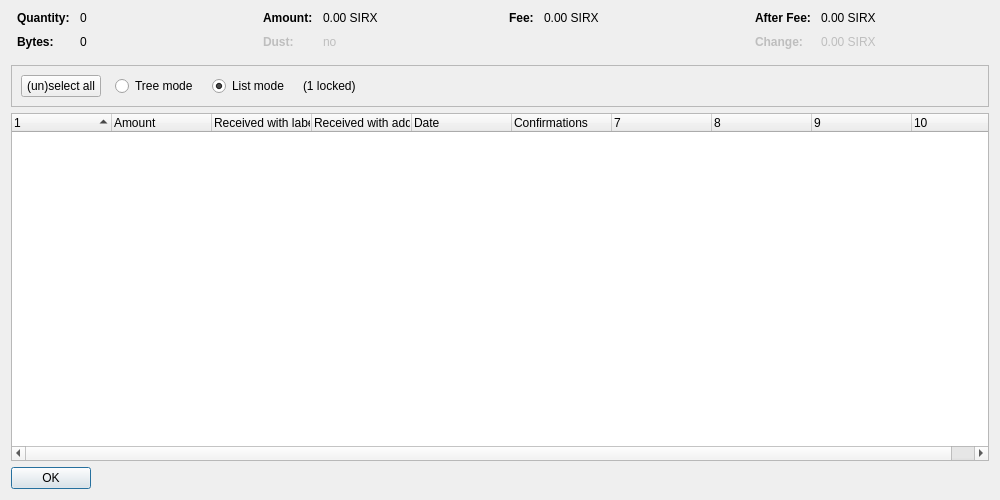
<?xml version="1.0" encoding="UTF-8"?>
<ui version="4.0">
 <class>CoinControlDialog</class>
 <widget class="QDialog" name="CoinControlDialog">
  <property name="geometry">
   <rect>
    <x>0</x>
    <y>0</y>
    <width>1000</width>
    <height>500</height>
   </rect>
  </property>
  <property name="windowTitle">
   <string>Coin Selection</string>
  </property>
  <layout class="QVBoxLayout" name="verticalLayout">
   <item>
    <layout class="QHBoxLayout" name="horizontalLayoutTop" stretch="0,0,0,0">
     <property name="topMargin">
      <number>0</number>
     </property>
     <property name="bottomMargin">
      <number>10</number>
     </property>
     <item>
      <layout class="QFormLayout" name="formLayoutCoinControl1">
       <property name="horizontalSpacing">
        <number>10</number>
       </property>
       <property name="verticalSpacing">
        <number>10</number>
       </property>
       <property name="leftMargin">
        <number>6</number>
       </property>
       <property name="rightMargin">
        <number>6</number>
       </property>
       <item row="0" column="0">
        <widget class="QLabel" name="labelCoinControlQuantityText">
         <property name="font">
          <font>
           <weight>75</weight>
           <bold>true</bold>
          </font>
         </property>
         <property name="text">
          <string>Quantity:</string>
         </property>
        </widget>
       </item>
       <item row="0" column="1">
        <widget class="QLabel" name="labelCoinControlQuantity">
         <property name="cursor">
          <cursorShape>IBeamCursor</cursorShape>
         </property>
         <property name="contextMenuPolicy">
          <enum>Qt::ActionsContextMenu</enum>
         </property>
         <property name="text">
          <string notr="true">0</string>
         </property>
         <property name="textInteractionFlags">
          <set>Qt::LinksAccessibleByMouse|Qt::TextSelectableByKeyboard|Qt::TextSelectableByMouse</set>
         </property>
        </widget>
       </item>
       <item row="1" column="0">
        <widget class="QLabel" name="labelCoinControlBytesText">
         <property name="font">
          <font>
           <weight>75</weight>
           <bold>true</bold>
          </font>
         </property>
         <property name="text">
          <string>Bytes:</string>
         </property>
        </widget>
       </item>
       <item row="1" column="1">
        <widget class="QLabel" name="labelCoinControlBytes">
         <property name="cursor">
          <cursorShape>IBeamCursor</cursorShape>
         </property>
         <property name="contextMenuPolicy">
          <enum>Qt::ActionsContextMenu</enum>
         </property>
         <property name="text">
          <string notr="true">0</string>
         </property>
         <property name="textInteractionFlags">
          <set>Qt::LinksAccessibleByMouse|Qt::TextSelectableByKeyboard|Qt::TextSelectableByMouse</set>
         </property>
        </widget>
       </item>
      </layout>
     </item>
     <item>
      <layout class="QFormLayout" name="formLayoutCoinControl2">
       <property name="horizontalSpacing">
        <number>10</number>
       </property>
       <property name="verticalSpacing">
        <number>10</number>
       </property>
       <property name="leftMargin">
        <number>6</number>
       </property>
       <property name="rightMargin">
        <number>6</number>
       </property>
       <item row="0" column="0">
        <widget class="QLabel" name="labelCoinControlAmountText">
         <property name="font">
          <font>
           <weight>75</weight>
           <bold>true</bold>
          </font>
         </property>
         <property name="text">
          <string>Amount:</string>
         </property>
        </widget>
       </item>
       <item row="0" column="1">
        <widget class="QLabel" name="labelCoinControlAmount">
         <property name="cursor">
          <cursorShape>IBeamCursor</cursorShape>
         </property>
         <property name="contextMenuPolicy">
          <enum>Qt::ActionsContextMenu</enum>
         </property>
         <property name="text">
          <string notr="true">0.00 SIRX</string>
         </property>
         <property name="textInteractionFlags">
          <set>Qt::LinksAccessibleByMouse|Qt::TextSelectableByKeyboard|Qt::TextSelectableByMouse</set>
         </property>
        </widget>
       </item>
       <item row="1" column="0">
        <widget class="QLabel" name="labelCoinControlLowOutputText">
         <property name="enabled">
          <bool>false</bool>
         </property>
         <property name="font">
          <font>
           <weight>75</weight>
           <bold>true</bold>
          </font>
         </property>
         <property name="text">
          <string>Dust:</string>
         </property>
        </widget>
       </item>
       <item row="1" column="1">
        <widget class="QLabel" name="labelCoinControlLowOutput">
         <property name="enabled">
          <bool>false</bool>
         </property>
         <property name="cursor">
          <cursorShape>IBeamCursor</cursorShape>
         </property>
         <property name="contextMenuPolicy">
          <enum>Qt::ActionsContextMenu</enum>
         </property>
         <property name="text">
          <string notr="true">no</string>
         </property>
         <property name="textInteractionFlags">
          <set>Qt::LinksAccessibleByMouse|Qt::TextSelectableByKeyboard|Qt::TextSelectableByMouse</set>
         </property>
        </widget>
       </item>
      </layout>
     </item>
     <item>
      <layout class="QFormLayout" name="formLayoutCoinControl3">
       <property name="horizontalSpacing">
        <number>10</number>
       </property>
       <property name="verticalSpacing">
        <number>10</number>
       </property>
       <property name="leftMargin">
        <number>6</number>
       </property>
       <property name="rightMargin">
        <number>6</number>
       </property>
       <item row="0" column="0">
        <widget class="QLabel" name="labelCoinControlFeeText">
         <property name="font">
          <font>
           <weight>75</weight>
           <bold>true</bold>
          </font>
         </property>
         <property name="text">
          <string>Fee:</string>
         </property>
        </widget>
       </item>
       <item row="0" column="1">
        <widget class="QLabel" name="labelCoinControlFee">
         <property name="cursor">
          <cursorShape>IBeamCursor</cursorShape>
         </property>
         <property name="contextMenuPolicy">
          <enum>Qt::ActionsContextMenu</enum>
         </property>
         <property name="text">
          <string notr="true">0.00 SIRX</string>
         </property>
         <property name="textInteractionFlags">
          <set>Qt::LinksAccessibleByMouse|Qt::TextSelectableByKeyboard|Qt::TextSelectableByMouse</set>
         </property>
        </widget>
       </item>
      </layout>
     </item>
     <item>
      <layout class="QFormLayout" name="formLayoutCoinControl4">
       <property name="horizontalSpacing">
        <number>10</number>
       </property>
       <property name="verticalSpacing">
        <number>10</number>
       </property>
       <property name="leftMargin">
        <number>6</number>
       </property>
       <property name="rightMargin">
        <number>6</number>
       </property>
       <item row="0" column="0">
        <widget class="QLabel" name="labelCoinControlAfterFeeText">
         <property name="font">
          <font>
           <weight>75</weight>
           <bold>true</bold>
          </font>
         </property>
         <property name="text">
          <string>After Fee:</string>
         </property>
        </widget>
       </item>
       <item row="0" column="1">
        <widget class="QLabel" name="labelCoinControlAfterFee">
         <property name="cursor">
          <cursorShape>IBeamCursor</cursorShape>
         </property>
         <property name="contextMenuPolicy">
          <enum>Qt::ActionsContextMenu</enum>
         </property>
         <property name="text">
          <string notr="true">0.00 SIRX</string>
         </property>
         <property name="textInteractionFlags">
          <set>Qt::LinksAccessibleByMouse|Qt::TextSelectableByKeyboard|Qt::TextSelectableByMouse</set>
         </property>
        </widget>
       </item>
       <item row="1" column="0">
        <widget class="QLabel" name="labelCoinControlChangeText">
         <property name="enabled">
          <bool>false</bool>
         </property>
         <property name="font">
          <font>
           <weight>75</weight>
           <bold>true</bold>
          </font>
         </property>
         <property name="text">
          <string>Change:</string>
         </property>
        </widget>
       </item>
       <item row="1" column="1">
        <widget class="QLabel" name="labelCoinControlChange">
         <property name="enabled">
          <bool>false</bool>
         </property>
         <property name="cursor">
          <cursorShape>IBeamCursor</cursorShape>
         </property>
         <property name="contextMenuPolicy">
          <enum>Qt::ActionsContextMenu</enum>
         </property>
         <property name="text">
          <string notr="true">0.00 SIRX</string>
         </property>
         <property name="textInteractionFlags">
          <set>Qt::LinksAccessibleByMouse|Qt::TextSelectableByKeyboard|Qt::TextSelectableByMouse</set>
         </property>
        </widget>
       </item>
      </layout>
     </item>
    </layout>
   </item>
   <item>
    <widget class="QFrame" name="frame">
     <property name="minimumSize">
      <size>
       <width>0</width>
       <height>40</height>
      </size>
     </property>
     <property name="frameShape">
      <enum>QFrame::StyledPanel</enum>
     </property>
     <property name="frameShadow">
      <enum>QFrame::Sunken</enum>
     </property>
     <layout class="QHBoxLayout" name="horizontalLayout">
      <item>
       <layout class="QHBoxLayout" name="horizontalLayoutPanel" stretch="0,0,0,0,0">
        <property name="spacing">
         <number>14</number>
        </property>
        <item>
         <widget class="QPushButton" name="pushButtonSelectAll">
          <property name="sizePolicy">
           <sizepolicy hsizetype="Maximum" vsizetype="Fixed">
            <horstretch>0</horstretch>
            <verstretch>0</verstretch>
           </sizepolicy>
          </property>
          <property name="text">
           <string>(un)select all</string>
          </property>
          <property name="autoDefault">
           <bool>false</bool>
          </property>
         </widget>
        </item>
        <item>
         <widget class="QRadioButton" name="radioTreeMode">
          <property name="sizePolicy">
           <sizepolicy hsizetype="Maximum" vsizetype="Fixed">
            <horstretch>0</horstretch>
            <verstretch>0</verstretch>
           </sizepolicy>
          </property>
          <property name="text">
           <string>Tree mode</string>
          </property>
         </widget>
        </item>
        <item>
         <widget class="QRadioButton" name="radioListMode">
          <property name="sizePolicy">
           <sizepolicy hsizetype="Maximum" vsizetype="Fixed">
            <horstretch>0</horstretch>
            <verstretch>0</verstretch>
           </sizepolicy>
          </property>
          <property name="text">
           <string>List mode</string>
          </property>
          <property name="checked">
           <bool>true</bool>
          </property>
         </widget>
        </item>
        <item>
         <widget class="QLabel" name="labelLocked">
          <property name="text">
           <string notr="true">(1 locked)</string>
          </property>
         </widget>
        </item>
        <item>
         <spacer name="horizontalSpacer">
          <property name="orientation">
           <enum>Qt::Horizontal</enum>
          </property>
          <property name="sizeHint" stdset="0">
           <size>
            <width>40</width>
            <height>20</height>
           </size>
          </property>
         </spacer>
        </item>
       </layout>
      </item>
     </layout>
    </widget>
   </item>
   <item>
    <widget class="CoinControlTreeWidget" name="treeWidget">
     <property name="contextMenuPolicy">
      <enum>Qt::CustomContextMenu</enum>
     </property>
     <property name="sortingEnabled">
      <bool>false</bool>
     </property>
     <property name="columnCount">
      <number>10</number>
     </property>
     <attribute name="headerShowSortIndicator" stdset="0">
      <bool>true</bool>
     </attribute>
     <attribute name="headerStretchLastSection">
      <bool>false</bool>
     </attribute>
     <column>
      <property name="text">
       <string/>
      </property>
     </column>
     <column>
      <property name="text">
       <string>Amount</string>
      </property>
     </column>
     <column>
      <property name="text">
       <string>Received with label</string>
      </property>
     </column>
     <column>
      <property name="text">
       <string>Received with address</string>
      </property>
     </column>
     <column>
      <property name="text">
       <string>Date</string>
      </property>
     </column>
     <column>
      <property name="text">
       <string>Confirmations</string>
      </property>
      <property name="toolTip">
       <string>Confirmed</string>
      </property>
     </column>
     <column>
      <property name="text">
       <string/>
      </property>
     </column>
     <column>
      <property name="text">
       <string/>
      </property>
     </column>
     <column>
      <property name="text">
       <string/>
      </property>
     </column>
     <column>
      <property name="text">
       <string/>
      </property>
     </column>
    </widget>
   </item>
   <item>
    <widget class="QDialogButtonBox" name="buttonBox">
     <property name="sizePolicy">
      <sizepolicy hsizetype="Maximum" vsizetype="Fixed">
       <horstretch>0</horstretch>
       <verstretch>0</verstretch>
      </sizepolicy>
     </property>
     <property name="orientation">
      <enum>Qt::Horizontal</enum>
     </property>
     <property name="standardButtons">
      <set>QDialogButtonBox::Ok</set>
     </property>
    </widget>
   </item>
  </layout>
 </widget>
 <customwidgets>
  <customwidget>
   <class>CoinControlTreeWidget</class>
   <extends>QTreeWidget</extends>
   <header>coincontroltreewidget.h</header>
  </customwidget>
 </customwidgets>
 <resources/>
 <connections/>
</ui>
